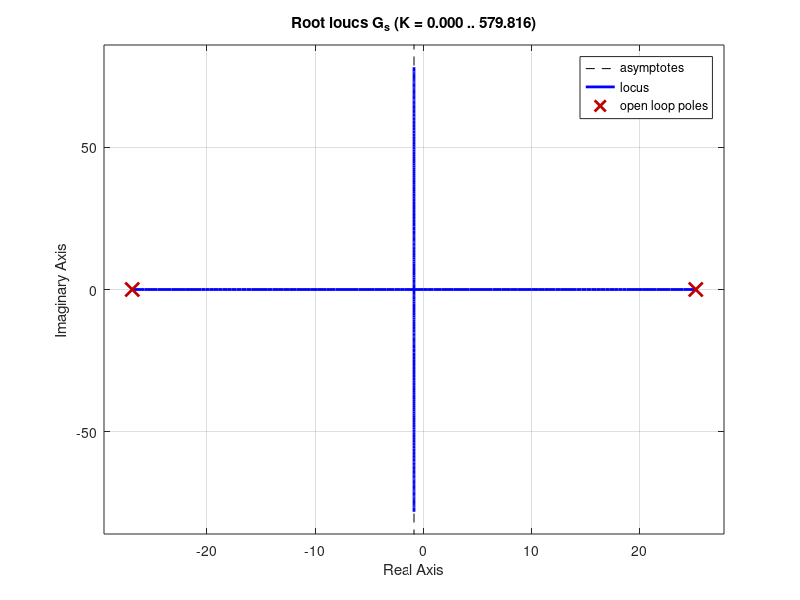

The MATLAB script that drew this image: (Note: this script raises an error after producing the figure.)
b = 1.04e-2; % N * s / mm
m = 6.00e-3; % g
a = 4.06e-0; % N / mm
Tdelay = 1e-3 % s

Fm0 = 7.01e-02; % N / A

Kp = 1; % parameter to vary
Ki = 15;

C_s = tf([Kp, Ki], [1, 0]);
G_s = tf([Fm0], [m, b, -a]);
Delay_s = tf([Tdelay .^ 2 ./ 12, -Tdelay ./ 2, 1], ...
             [Tdelay .^ 2 ./ 12,  Tdelay ./ 2, 1]);

G2_s = C_s * G_s
G3_s = G2_s * Delay_s

figure(1);
clf;
rlocus(G_s)

figure(2);
clf;
rlocus(G_s, G2_s)

figure(3);
clf;
rlocus(G3_s)

figure(4);
clf;
rlocus(G_s, G2_s, G3_s)